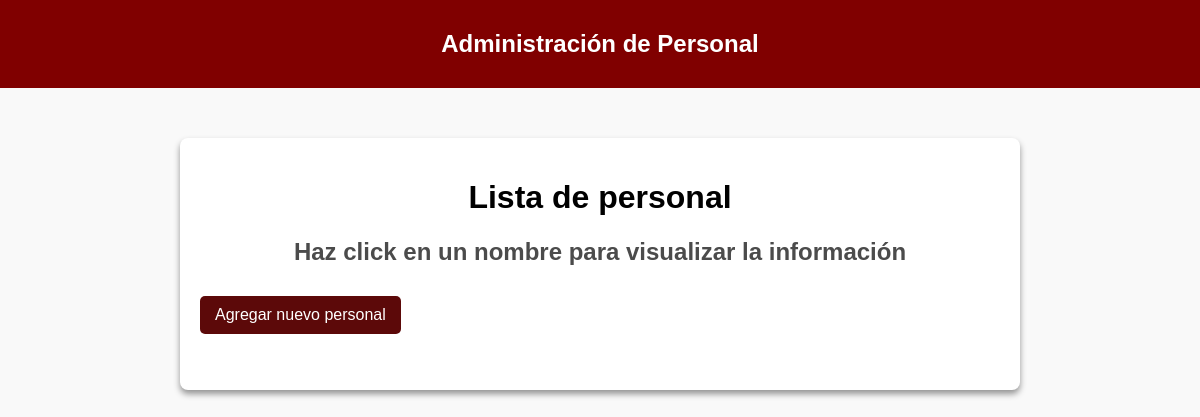
Before: /registros/personal/ with the older database file.
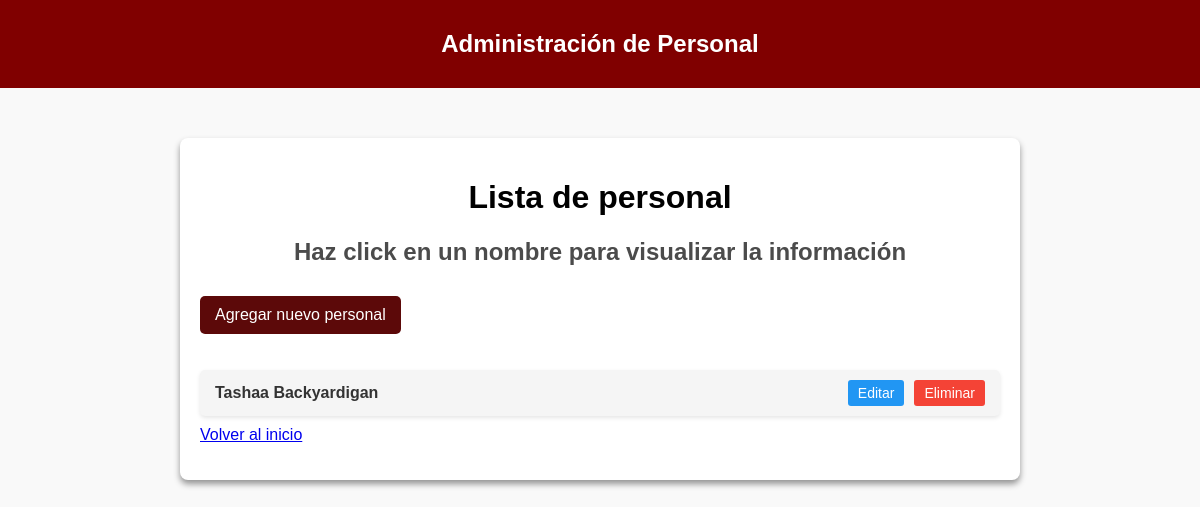
After: the same page with the newer database file.
### registros/models.py (models this page shows, shortened)
class Personal(models.Model):
    rut = models.CharField(max_length=12, unique=True)
    primer_nombre = models.CharField(max_length=50)
    apellido_paterno = models.CharField(max_length=50)
    cargo = models.CharField(max_length=50)
    turno = models.CharField(max_length=20)
    rut_paciente = models.CharField(max_length=12, blank=True, null=True)  # RUT de paciente (opcional)
    pacientes_asignados = models.TextField(
        blank=True,
        help_text="Lista de RUTs separados por comas."
    )

### registros/views.py (the view)
# urls.py: path('personal/', PersonalListView.as_view(), name='personal_list'),
class PersonalListView(ListView):
    model = Personal
    template_name = 'registros/personal_list.html'  # Plantilla de lista

### registros/templates/registros/personal_list.html (shortened to what this page needs)
<!DOCTYPE html>
<html lang="es">
{%  load static %}
<head>
    <link rel="stylesheet" href="{% static 'css/custom_list.css' %}">
</head>
<body>
    <nav class="navbar">
        <h1>Administración de Personal</h1>
    </nav>
    <div class="container">
        <h1>Lista de personal</h1>
        <h2>Haz click en un nombre para visualizar la información</h2>
        <a href="{% url 'personal_create' %}" class="create-button">Agregar nuevo personal</a>
        <ul class="resident-list">
            {% for personal in object_list %}
                <li class="resident-item">
                    <span>
                        <a href="{% url 'personal_detail' personal.pk %}" class="resident-link">
                            {{ personal.primer_nombre }} {{ personal.apellido_paterno }}
                        </a>
                    </span>
                    <div class="actions">
                        <a href="{% url 'personal_update' personal.pk %}" class="edit-link">Editar</a>
                        <a href="{% url 'personal_delete' personal.pk %}" class="delete-link">Eliminar</a>
                    </div>
                </body>
                <div class="home-button">
                    <a href="{% url 'home' %}" class="button-home">Volver al inicio</a>
                    </div>
            {% endfor %}
        </ul>
    </div>
</html>

Changed rows visible on the page:
added Personal: primer_nombre "Tashaa", apellido_paterno "Backyardigan"
